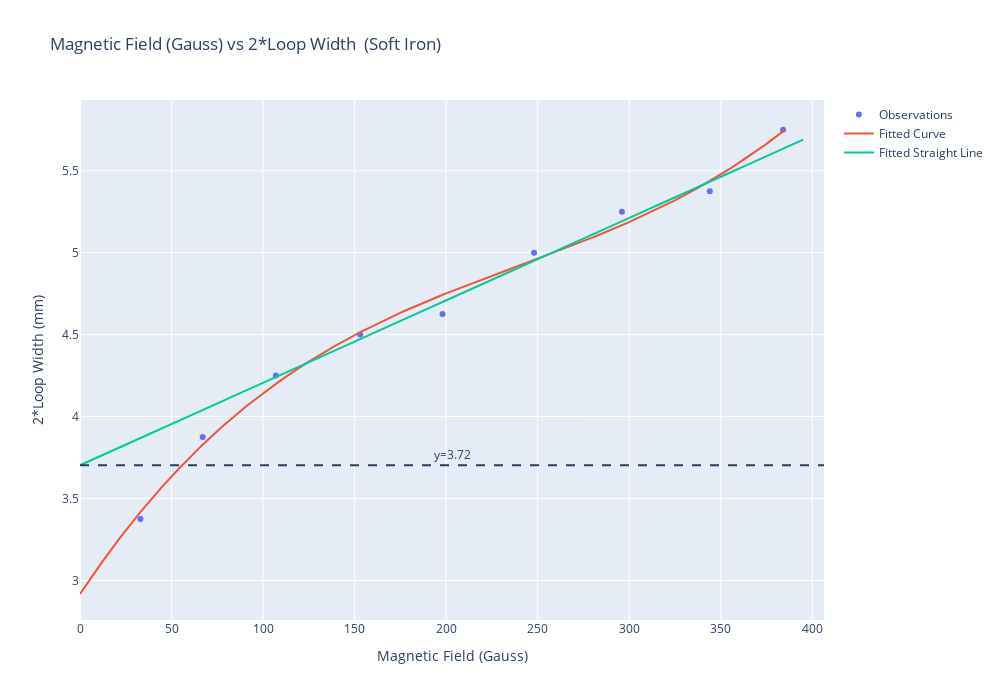

Source (notebook cell):
### Code cell
fitted_polynomial_coeff = np.polyfit(readings2['Mag_Field'],readings2['2*loop_width'],3)
fitted_polynomial = np.poly1d(fitted_polynomial_coeff)
fitted_data = pd.DataFrame()
fitted_data['x'] = np.linspace(0,385,num=2000)
fitted_data['y'] = fitted_polynomial(fitted_data['x'])

# straight fitted line
X = [  248, 296, 344, 384 ] # Gauss
Y = [ 5.000	, 5.250	, 5.375	, 5.750	 ] # mm
fitted_polynomial_coeff = np.polyfit(X,Y,1)
fitted_polynomial = np.poly1d(fitted_polynomial_coeff)
fitted_data_sl = pd.DataFrame()
fitted_data_sl['x'] = np.linspace(0,395,num=2000)
fitted_data_sl['y'] = fitted_polynomial(fitted_data['x'])
#

# Create traces
fig = go.Figure()
fig.add_trace(go.Scatter(x=readings2['Mag_Field'], y=readings2['2*loop_width'],mode='markers',name='Observations'))
fig.add_trace(go.Scatter(x=fitted_data['x'], y=fitted_data['y'],
                    mode='lines',
                    name='Fitted Curve'))

a1 = fitted_data_sl['x'][0]
a2 = fitted_data_sl['y'][0]
print("a2 = ", a2)
fig.add_hline(y=a2,annotation_text="y=3.72",annotation_position='top',line_dash='dash')

fig.add_trace(go.Scatter(x=fitted_data_sl['x'], y=fitted_data_sl['y'],
                    mode='lines',
                    name='Fitted Straight Line'))
fig.update_layout(xaxis_title="Magnetic Field (Gauss)",yaxis_title="2*Loop Width (mm)",width=1000,
    height=700,
                  title = 'Magnetic Field (Gauss) vs 2*Loop Width  (Soft Iron)')

### Figure 1 — Plotly figure (JSON) as saved in the notebook; plotly's stock layout.template omitted (floating-point values rounded to 4 significant figures; data arrays with more than 128 entries replaced by an {"elided": "..."} marker saying what was removed)
{"data": [{"mode": "markers", "name": "Observations", "type": "scatter", "x": [33, 67, 107, 153, 198, 248, 296, 344, 384], "y": [3.375, 3.875, 4.25, 4.5, 4.625, 5, 5.25, 5.375, 5.75]}, {"mode": "lines", "name": "Fitted Curve", "type": "scatter", "x": {"elided": "2000 float values"}, "y": {"elided": "2000 float values"}}, {"mode": "lines", "name": "Fitted Straight Line", "type": "scatter", "x": {"elided": "2000 float values"}, "y": {"elided": "2000 float values"}}], "layout": {"annotations": [{"showarrow": false, "text": "y=3.72", "x": 0.5, "xanchor": "center", "xref": "x domain", "y": 3.703, "yanchor": "bottom", "yref": "y"}], "height": 700, "shapes": [{"line": {"dash": "dash"}, "type": "line", "x0": 0, "x1": 1, "xref": "x domain", "y0": 3.703, "y1": 3.703, "yref": "y"}], "title": {"text": "Magnetic Field (Gauss) vs 2*Loop Width  (Soft Iron)"}, "width": 1000, "xaxis": {"title": {"text": "Magnetic Field (Gauss)"}}, "yaxis": {"title": {"text": "2*Loop Width (mm)"}}}}
